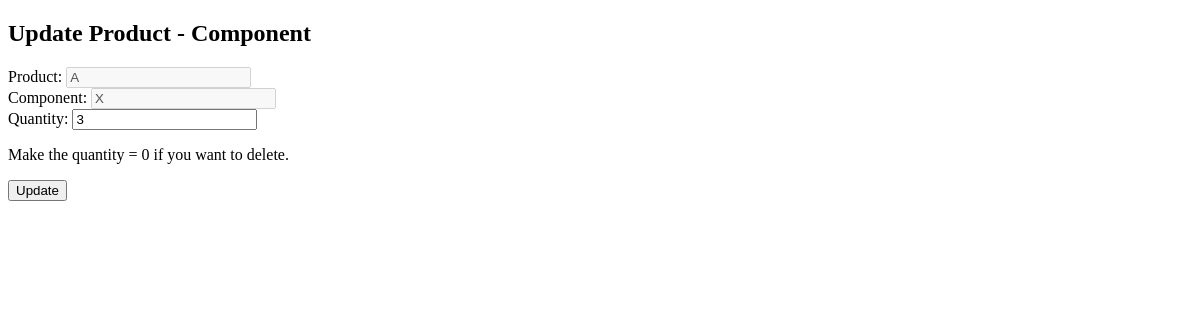
Before: /manager/productcomponent/1/ with the older database file.
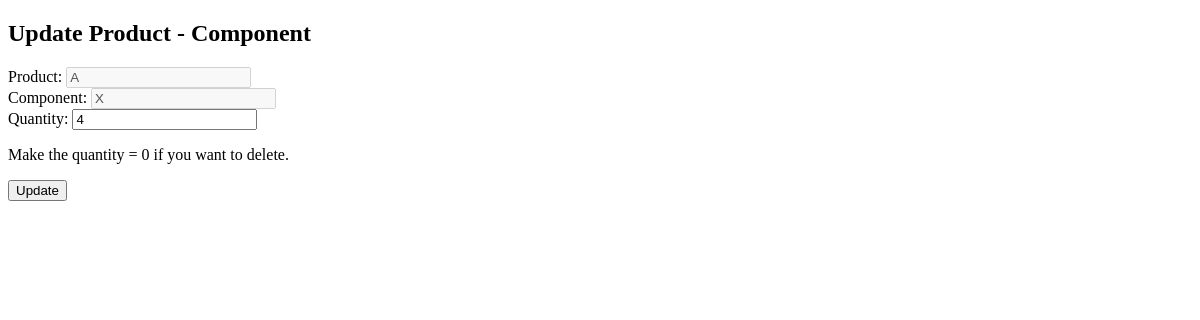
After: the same page with the newer database file.
### myproject/models.py (models this page shows)
class ProductComponent(models.Model):
    product_type = models.CharField(max_length=100)
    component_type = models.CharField(max_length=100)
    quantity = models.IntegerField()

### myproject/views.py (the view, shortened to what this page needs)
# urls.py: path("manager/productcomponent/<int:id>/", views.updateproductcomponent, name="manager/productcomponent/id/"),
def updateproductcomponent(request, id):
    pro_com = get_object_or_404(ProductComponent, id=id)
    return render(request, "myproject/updateproductcomponent.html", {'pro_com': pro_com})

### myproject/templates/myproject/updateproductcomponent.html (shortened to what this page needs)
<!DOCTYPE html>
<html lang="en">
<head>
</head>
<body>
    <h2>Update Product - Component</h2>
    <form method="post">
        <label for="Product">Product:</label>
        <input type="text" id="product_type" name="product_type" value="{{pro_com.product_type }}" disabled><br>
        <label for="Component">Component:</label>
        <input type="text" id="component_type" name="component_type" value="{{pro_com.component_type }}" disabled><br>
        <label for="Quantity">Quantity:</label>
        <input type="number" id="quantity" name="quantity" value="{{pro_com.quantity }}"><br>
        <p>Make the quantity = 0 if you want to delete.</p>
        <button type="submit">Update</button>
    </form>
</body>
</html>

Changed rows visible on the page:
changed ProductComponent: quantity "3" → "4"
